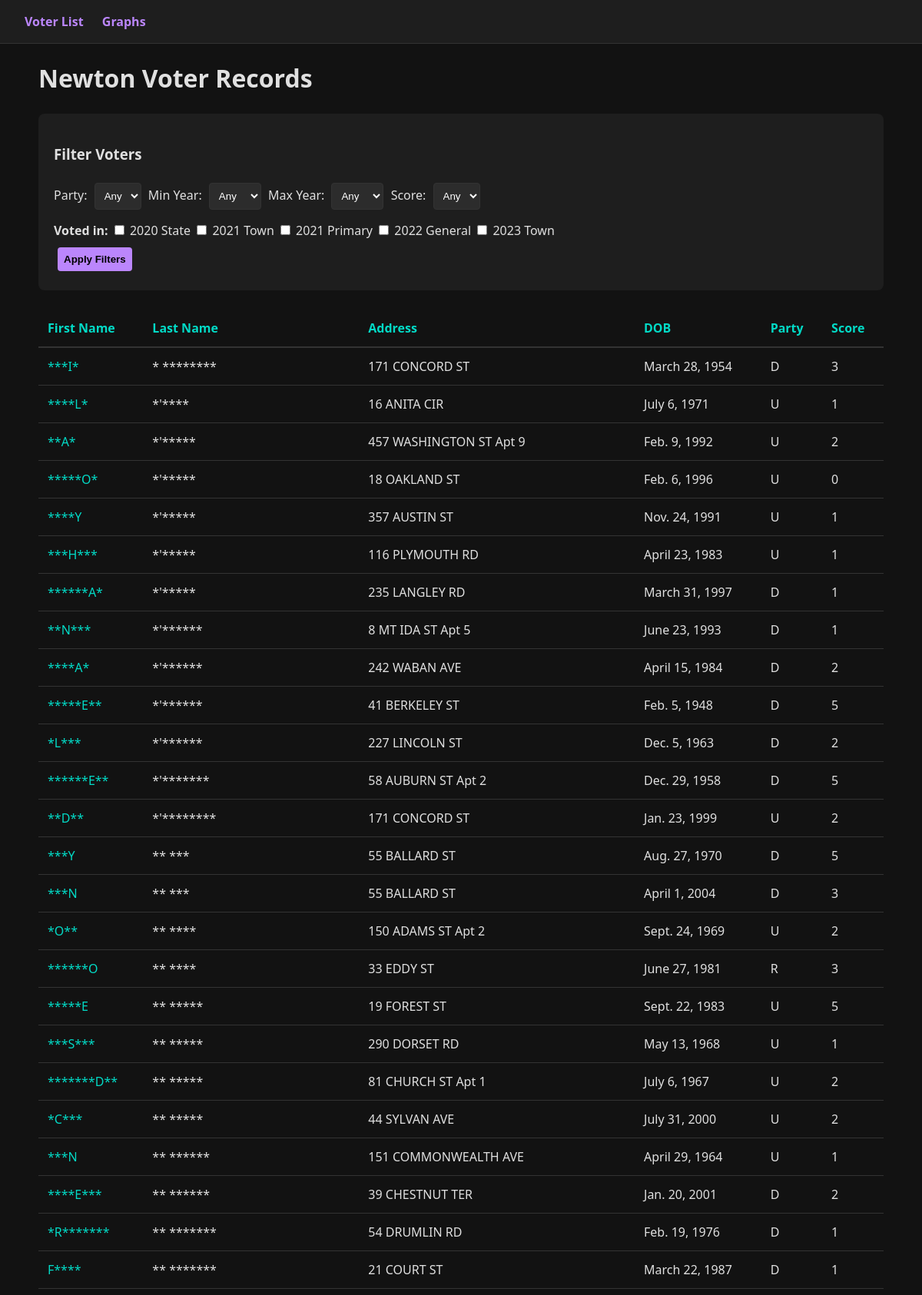
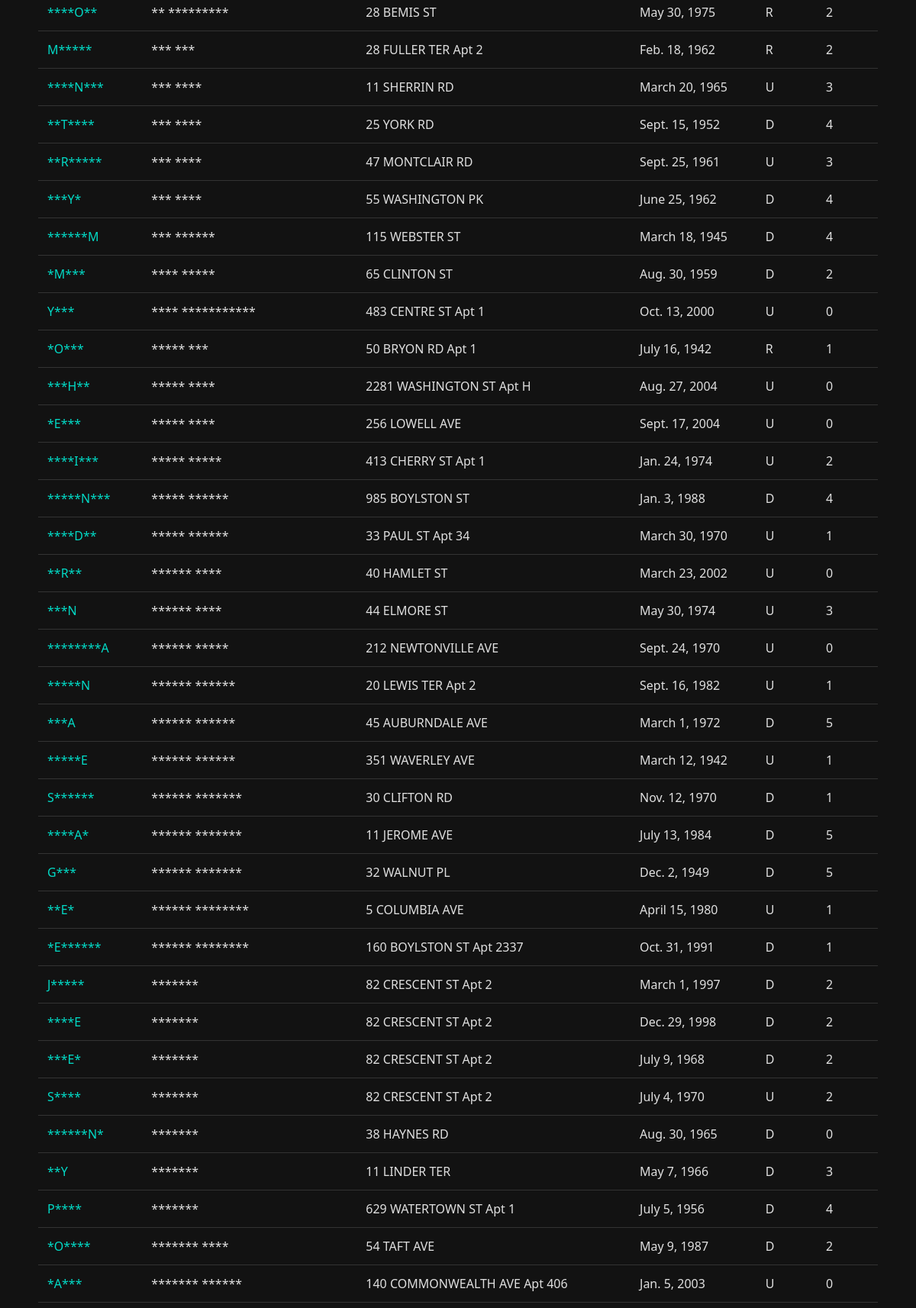
Screenshot of /voter_analytics/ (upper part) with the database file from the repository (2 pictures, top to bottom).
### voter_analytics/models.py (models this page shows, shortened)
class Voter(models.Model):
    last_name = models.TextField()
    first_name = models.TextField()
    street_number = models.IntegerField()
    street_name = models.TextField()
    apt_number = models.TextField(blank=True, null=True)
    zip_code = models.TextField()
    date_of_birth = models.DateField()
    date_of_registration = models.DateField()
    party_affiliation = models.CharField(max_length=2)
    precinct_number = models.TextField()
    v20state = models.BooleanField()
    v21town = models.BooleanField()
    v21primary = models.BooleanField()
    v22general = models.BooleanField()
    v23town = models.BooleanField()
    voter_score = models.IntegerField()

### voter_analytics/views.py (the view)
# urls.py: path('', VoterListView.as_view(), name='voters'),
class VoterListView(ListView):
    template_name = 'voter_analytics/voter_list.html'
    model = Voter
    context_object_name = 'voters'
    paginate_by = 100
    def get_queryset(self):
        qs = super().get_queryset()
        party = self.request.GET.get('party')
        min_dob = self.request.GET.get('min_dob')
        max_dob = self.request.GET.get('max_dob')
        voter_score = self.request.GET.get('voter_score')
        if party:
            qs = qs.filter(party_affiliation=party)
        if min_dob:
            qs = qs.filter(date_of_birth__year__gte=min_dob)
        if max_dob:
            qs = qs.filter(date_of_birth__year__lte=max_dob)
        if voter_score:
            qs = qs.filter(voter_score=voter_score)
        for election in ['v20state', 'v21town', 'v21primary', 'v22general', 'v23town']:
            if self.request.GET.get(election):
                qs = qs.filter(**{election: True})
        return qs.order_by('last_name')
    def get_context_data(self, **kwargs):
        context = super().get_context_data(**kwargs)
        context['parties'] = Voter.objects.values_list('party_affiliation', flat=True).distinct().order_by('party_affiliation')
        context['years'] = range(1913, 2026)
        context['scores'] = range(6)
        return context

### voter_analytics/templates/voter_analytics/voter_list.html (shortened to what this page needs)
{% extends 'voter_analytics/base.html' %}
{% block content %}
<h1>Newton Voter Records</h1>
<section class="filter-form">
    <form method="GET">
        <h3>Filter Voters</h3>
        <label>Party:</label>
        <select name="party">
            <option value="">Any</option>
        </select>
        <label>Min Year:</label>
        <select name="min_dob">
            <option value="">Any</option>
        </select>
        <label>Max Year:</label>
        <select name="max_dob">
            <option value="">Any</option>
        </select>
        <label>Score:</label>
        <select name="voter_score">
            <option value="">Any</option>
        </select>
        <div style="margin-top: 10px;">
            <strong>Voted in:</strong>
            <input type="checkbox" name="v20state" {% if request.GET.v20state %}checked{% endif %}> 2020 State
            <input type="checkbox" name="v21town" {% if request.GET.v21town %}checked{% endif %}> 2021 Town
            <input type="checkbox" name="v21primary" {% if request.GET.v21primary %}checked{% endif %}> 2021 Primary
            <input type="checkbox" name="v22general" {% if request.GET.v22general %}checked{% endif %}> 2022 General
            <input type="checkbox" name="v23town" {% if request.GET.v23town %}checked{% endif %}> 2023 Town
        </div>
        <button type="submit" style="margin-top:10px;">Apply Filters</button>
    </form>
</section>
<table>
    <thead>
        <tr>
            <th>First Name</th>
            <th>Last Name</th>
            <th>Address</th>
            <th>DOB</th>
            <th>Party</th>
            <th>Score</th>
        </tr>
    </thead>
    <tbody>
        {% for v in voters %}
        <tr>
            <td><a href="{% url 'voter' v.pk %}">{{ v.first_name }}</a></td>
            <td>{{ v.last_name }}</td>
            <td>{{ v.street_number }} {{ v.street_name }} {% if v.apt_number %}Apt {{ v.apt_number }}{% endif %}</td>
            <td>{{ v.date_of_birth }}</td>
            <td>{{ v.party_affiliation }}</td>
            <td>{{ v.voter_score }}</td>
        </tr>
        {% endfor %}
    </tbody>
</table>
{% endblock %}

### static/styles/a7.css (style rules this page uses)
:root { --bg-dark: #121212; --bg-card: #1e1e1e; --text-main: #e0e0e0; --accent: #03dac6; --secondary: #bb86fc; --border: #333; }
body { background-color: var(--bg-dark); color: var(--text-main); font-family: system-ui, -apple-system, sans-serif; margin: 0; line-height: 1.5; }
.filter-form { background: var(--bg-card); padding: 20px; border-radius: 8px; margin-bottom: 25px; }
select, button { padding: 8px; border-radius: 4px; border: 1px solid var(--border); background: #2c2c2c; color: white; margin: 5px; }
button { background: var(--secondary); color: #000; cursor: pointer; font-weight: bold; border: none; }
table { width: 100%; border-collapse: collapse; margin-top: 10px; }
th { text-align: left; color: var(--accent); border-bottom: 2px solid var(--border); padding: 12px; }
td { padding: 12px; border-bottom: 1px solid var(--border); }
a { color: var(--accent); text-decoration: none; }

### rows the page displays
Voter: first_name "*****E", last_name "** *****", street_number "19", street_name "FOREST ST", date_of_birth "Sept. 22, 1983", party_affiliation "U", voter_score "5"
Voter: first_name "*****N***", last_name "***** ******", street_number "985", street_name "BOYLSTON ST", date_of_birth "Jan. 3, 1988", party_affiliation "D", voter_score "4"
Voter: first_name "**E*", last_name "****** ********", street_number "5", street_name "COLUMBIA AVE", date_of_birth "April 15, 1980", party_affiliation "U", voter_score "1"
